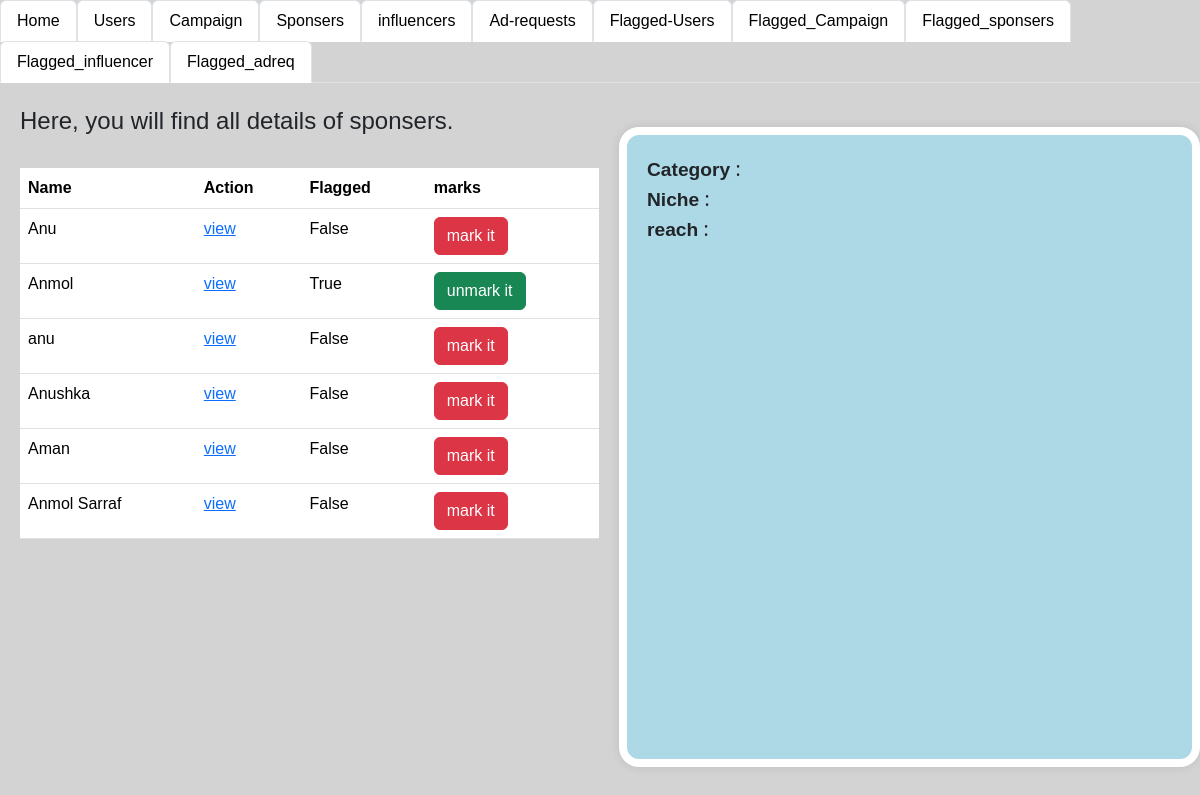
/admin_info, run on an earlier commit of the app's database.
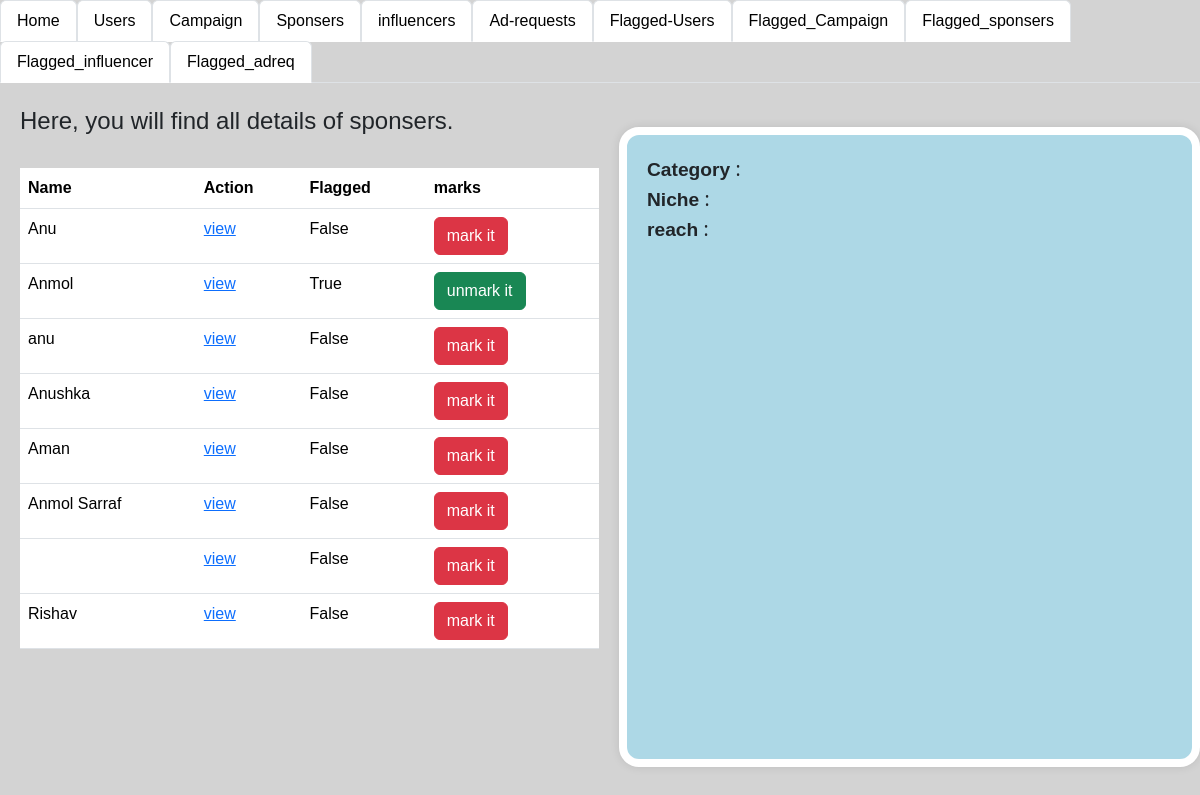
And on a later commit of the database.
### app.py (models this page shows)
class influencer(db.Model):
    __tablename__='influcener'
    influencer_id=db.Column(db.Integer,primary_key=True,autoincrement=True)
    name=db.Column(db.String,db.ForeignKey(user.username))
    Category=db.Column(db.String)
    Niche=db.Column(db.String)
    reach=db.Column(db.Integer)
    user_id=db.Column(db.Integer,db.ForeignKey(user.user_id))
    photo_path = db.Column(db.String)
    flagged_info=db.Column(db.Boolean, default=False)

### app.py (the view)
@app.route("/admin_info",methods=["GET"])
def admin_info():
    infodata=db.session.query(influencer).all()
    info12=None
    return render_template("admin_info.html",infodata=infodata,info12=info12)

### templates/admin_info.html (shortened to what this page needs)
<!DOCTYPE html>
<html lang="en">
<head>
    <link rel="stylesheet" href="\static\style.css">
    <link href="https://cdn.jsdelivr.net/npm/bootstrap@5.3.3/dist/css/bootstrap.min.css" rel="stylesheet">
</head>
<body style="background-color: lightgray;">
  <ul class="nav nav-tabs">
    <li class="nav-item">
      <a class="nav-link active" aria-current="page" href="/login">Home</a>
    </li>
    <li class="nav-item">
      <a class="nav-link active" aria-current="page" href="/login_users">Users</a>
    </li>
    <li class="nav-item">
      <a class="nav-link active" aria-current="page" href="/login_camp" >Campaign</a>
    </li>
    <li class="nav-item">
      <a class="nav-link active" aria-current="page" href="/admin_spons" >Sponsers</a>
    </li>
    <li class="nav-item">
      <a class="nav-link active" aria-current="page" href="/admin_info" >influencers</a>
    </li>
    <li class="nav-item">
      <a class="nav-link active" aria-current="page" href="/admin_adreq" >Ad-requests</a>
  </li>
  <li class="nav-item">
    <a class="nav-link active" aria-current="page" href="/login_users/flag">Flagged-Users</a>
  </li>
    <li class="nav-item">
      <a class="nav-link active" aria-current="page" href="/login_camp/flag" >Flagged_Campaign</a>
    </li>
    <li class="nav-item">
      <a class="nav-link active" aria-current="page" href="/login_spons/flag" >Flagged_sponsers</a>
    </li>
    <li class="nav-item">
      <a class="nav-link active" aria-current="page" href="/admin_info/flag" >Flagged_influencer</a>
    </li>
    <li class="nav-item">
      <a class="nav-link active" aria-current="page" href="/admin_adreq/flag" >Flagged_adreq</a>
    </li>
  </ul>
  <div class="seperate">
    <div style="width: 50%; margin-left: 20px;">
        <h4>Here, you will find all details of sponsers.</h4><br>
        <table class="table table-hover">
          <tr>
            <th>Name</th>
            <th>Action</th>
            <th>Flagged</th>
            <th>marks</th>
          </tr>
            {% for i in infodata %}
          <tr>
            <td>{{i.name}}</td>
            <td><a href="/admin_info/{{i.influencer_id}}">view</a></td>
            <td>{{i.flagged_info}}</td>
            {% if i.flagged_info == false %}
            <td><a class="btn btn-danger" href="/admin_info_flag/{{i.influencer_id}}">mark it</a></td>
            {% else %}
            <td><a class="btn btn-success" href="/admin_info_flag_false/{{i.influencer_id}}">unmark it</a></td>
            {% endif %}
        </tr>
            {% endfor %}
        </table>
    </div >
    <div class="admin_camp_details">
     <b> Category </b>: {{info12.Category }}<br>
     <b> Niche </b>: {{info12.Niche}}<br>
     <b> reach </b>: {{info12.reach}}<br>
    </div>
  </div>
</body>
</html>

What changed in the data, as far as the page shows it:
added influencer: flagged_info "False"
added influencer: name "Rishav", flagged_info "False"
